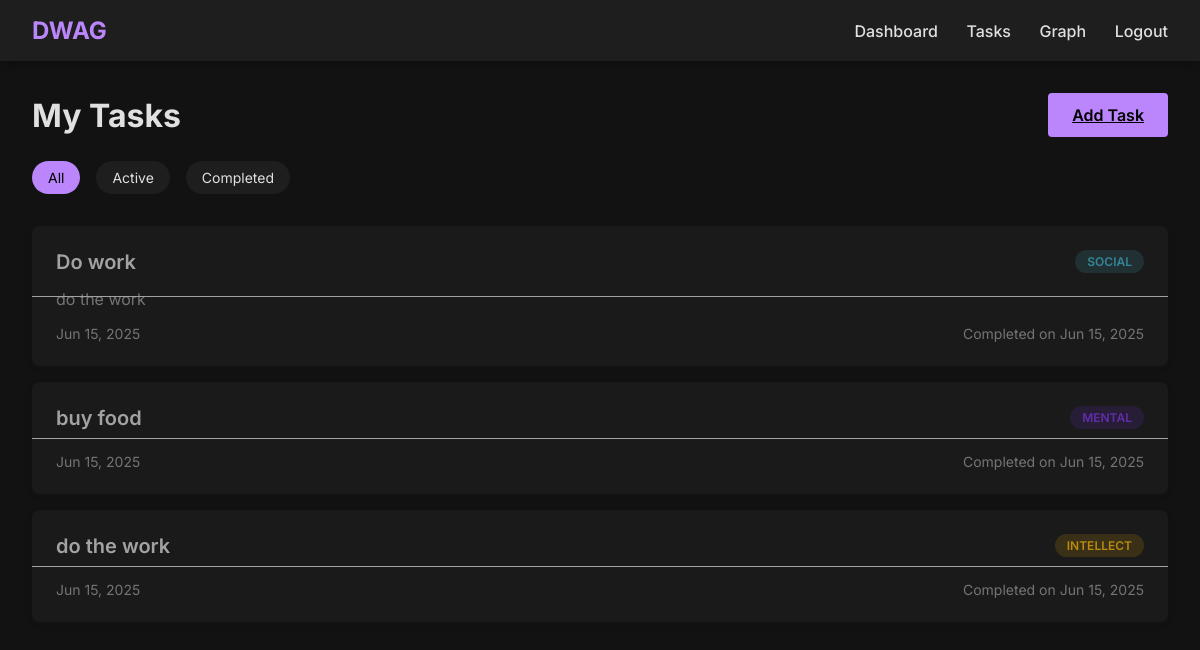
Page /view_tasks (signed in) on the committed database.
### app.py (models this page shows)
class Task(db.Model):
    id = db.Column(db.Integer, primary_key=True)
    title = db.Column(db.String(100), nullable=False)
    description = db.Column(db.Text)
    category = db.Column(db.String(50), nullable=False)
    completed = db.Column(db.Boolean, default=False)
    date_created = db.Column(db.DateTime, default=datetime.utcnow)
    user_id = db.Column(db.Integer, db.ForeignKey('user.id'), nullable=False)

### app.py (the view)
@app.route('/view_tasks')
def view_tasks():
    if 'user_id' not in session:
        return redirect(url_for('login'))
    tasks = Task.query.filter_by(user_id=session['user_id']).all()
    return render_template('view_tasks.html', tasks=tasks)

### templates/view_tasks.html (shortened to what this page needs)
{% extends "base.html" %}
{% block content %}
<div class="tasks-header">
    <h1>My Tasks</h1>
    <a href="{{ url_for('add_task') }}" class="btn btn-primary">Add Task</a>
</div>
<div class="task-filters">
    <a href="?filter=all" class="filter-btn {% if request.args.get('filter') == 'all' or not request.args.get('filter') %}active{% endif %}">All</a>
    <a href="?filter=active" class="filter-btn {% if request.args.get('filter') == 'active' %}active{% endif %}">Active</a>
    <a href="?filter=completed" class="filter-btn {% if request.args.get('filter') == 'completed' %}active{% endif %}">Completed</a>
</div>
<div class="task-list">
    {% if tasks %}
        {% for task in tasks %}
            <div class="task-card {% if task.completed %}completed{% endif %}">
                <div class="task-title">
                    <span>{{ task.title }}</span>
                    <span class="task-category category-{{ task.category.lower() }}">{{ task.category }}</span>
                </div>
                <p class="task-description">{{ task.description }}</p>
                <div class="task-footer">
                    <span>{{ task.date_created.strftime('%b %d, %Y') }}</span>
                    {% if not task.completed %}
                        <a href="{{ url_for('complete_task', task_id=task.id) }}" class="btn btn-small">Mark Complete</a>
                    {% else %}
                        <span>Completed on {{ task.date_created.strftime('%b %d, %Y') }}</span>
                    {% endif %}
                </div>
            </div>
        {% endfor %}
    {% else %}
        <p>No tasks found. <a href="{{ url_for('add_task') }}">Add your first task</a> to get started!</p>
    {% endif %}
</div>
{% endblock %}

### static/css/style.css (style rules this page uses)
:root { --bg-color: #121212; --card-bg: #1e1e1e; --text-color: #e0e0e0; --text-muted: #9e9e9e; --primary: #bb86fc; --primary-variant: #3700b3; --secondary: #03dac6; --error: #cf6679; --success: #4caf50; --warning: #ff9800; --info: #2196f3; }
* { margin: 0; padding: 0; box-sizing: border-box; font-family: 'Inter', sans-serif; }
body { background-color: var(--bg-color); color: var(--text-color); min-height: 100vh; }
.btn { padding: 0.75rem 1.5rem; background-color: var(--primary); color: #000; border: none; border-radius: 4px; font-weight: 600; cursor: pointer; transition: background-color 0.3s; }
.task-list { margin-top: 2rem; }
.task-card { background-color: var(--card-bg); padding: 1.5rem; border-radius: 8px; margin-bottom: 1rem; box-shadow: 0 2px 8px rgba(0, 0, 0, 0.1); }
.task-title { font-size: 1.25rem; font-weight: 600; margin-bottom: 0.5rem; display: flex; justify-content: space-between; }
.task-category { display: inline-block; padding: 0.25rem 0.75rem; border-radius: 20px; font-size: 0.75rem; font-weight: 600; margin-bottom: 0.5rem; }
.task-description { color: var(--text-muted); margin-bottom: 1rem; }
.task-footer { display: flex; justify-content: space-between; align-items: center; font-size: 0.875rem; color: var(--text-muted); }
.completed { opacity: 0.7; position: relative; }
.completed::after { content: ''; position: absolute; top: 50%; left: 0; right: 0; height: 1px; background-color: var(--text-color); }
.tasks-header { display: flex; justify-content: space-between; align-items: center; margin-bottom: 1.5rem; }
.task-filters { display: flex; gap: 1rem; margin-bottom: 1.5rem; }
.filter-btn { padding: 0.5rem 1rem; background-color: var(--card-bg); color: var(--text-color); border-radius: 20px; text-decoration: none; font-size: 0.875rem; transition: all 0.3s; }
.filter-btn.active { background-color: var(--primary); color: #000; }
.category-social { background-color: rgba(69, 183, 209, 0.2); color: #45B7D1; }
.category-intellect { background-color: rgba(255, 190, 11, 0.2); color: #FFBE0B; }
.category-mental { background-color: rgba(131, 56, 236, 0.2); color: #8338EC; }

### rows in the picture
Task: title "Do work", category "SOCIAL", description "do the work", date_created "Jun 15, 2025"
Task: title "buy food", category "MENTAL", date_created "Jun 15, 2025"
Task: title "do the work", category "INTELLECT", date_created "Jun 15, 2025"
